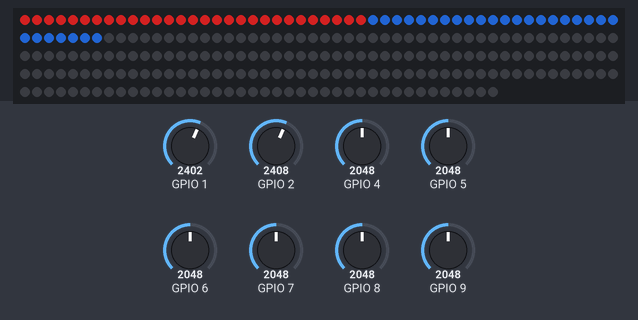
Recording of a sketch running on a simulated ESP32. Shown: 240 RGB LEDs in strip order, left to right, continuing on the next row. Inputs (shaded band) come from the test bench; at power-on: GPIO 1 = 2048, GPIO 2 = 2048, GPIO 4 = 2048, GPIO 5 = 2048, GPIO 6 = 2048, GPIO 7 = 2048, GPIO 8 = 2048, GPIO 9 = 2048. Dim RGB values are drawn brighter than linear; EEPROM starts erased; what the sketch prints to the serial monitor is not drawn.

2.1 s: GPIO 1 set to 2279
4.5 s: GPIO 1 set to 2402
6.1 s: GPIO 2 set to 2298
7.6 s: GPIO 2 set to 2408
Above: at 8.9 s.
9.2 s: GPIO 4 set to 2321
10.7 s: GPIO 4 set to 2380
Timing chart, 0 to 13.2 s (numbered marks = the images above; inputs shaded):
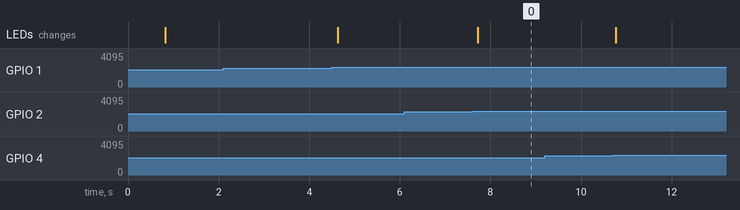

The sketch:

piezo_test.ino
```cpp
#include <octagon_core.h>

// Piezo bring-up diagnostic: reads all eight ADCs directly instead of going
// through the game's readPiezos(), so nothing is filtered out. Every side that
// clears the trigger in a hit window gets reported with its own numbers — which
// is what shows you cross-talk, a weak glue joint, or a dead channel.
//
// Two deliberate differences from the game firmware:
//
//   - TRIGGER_DELTA is far below the game's TAP_DELTA, so weak hits still show
//     up. Each reported side is marked "GAME" if it also cleared TAP_DELTA,
//     i.e. whether the real firmware would have counted that tap.
//   - Baselines are seeded once by octagonBegin() and then left frozen (the
//     slow moving average lives inside readPiezos, which this never calls). A
//     fixed reference keeps the deltas comparable across a session; the idle
//     dump prints the live readings next to it so drift is still visible.
//
// Reading a side rail-to-rail (~4095) with a steady baseline means that pin
// lost its ground return — a floating ADC input, not a threshold problem.
// Re-seed the baselines by resetting the board (`make ping`).

static const uint16_t TRIGGER_DELTA   = 300;   // report threshold; TAP_DELTA is the game's
static const uint16_t HIT_WINDOW_MS   = 120;   // collect peaks this long after the first trip
static const uint16_t LED_HOLD_MS     = 400;   // how long the sides that fired stay lit
static const uint32_t IDLE_DUMP_MS    = 3000;  // baseline/live dump cadence while quiet

uint16_t peakDelta[NUM_SIDES] = {0};
bool     inHit = false;
uint32_t hitStartMs = 0;
uint32_t hitCount = 0;
uint32_t ledsOffAtMs = 0;
uint32_t lastDumpMs = 0;

void reportHit(uint32_t now) {
  hitCount++;

  uint8_t loudest = 0;
  for (uint8_t s = 1; s < NUM_SIDES; s++) {
    if (peakDelta[s] > peakDelta[loudest]) loudest = s;
  }

  Serial.printf("\n--- hit #%lu at %lu ms ---\n", (unsigned long)hitCount, (unsigned long)now);
  FastLED.clear();
  for (uint8_t s = 0; s < NUM_SIDES; s++) {
    if (peakDelta[s] < TRIGGER_DELTA) continue;
    Serial.printf("  side %u  baseline %4u  peak %4u  delta %4u  %-4s%s\n",
                  s, baseline(s), baseline(s) + peakDelta[s], peakDelta[s],
                  peakDelta[s] >= TAP_DELTA ? "GAME" : "weak",
                  s == loudest ? "  <- loudest" : "");
    fillSide(s, PLAYER_COLORS[s]);
  }
  FastLED.show();
  ledsOffAtMs = now + LED_HOLD_MS;
}

void dumpIdle(const uint16_t *live) {
  Serial.print("idle  baseline/live:");
  for (uint8_t s = 0; s < NUM_SIDES; s++) {
    Serial.printf("  %u:%u/%u", s, baseline(s), live[s]);
  }
  Serial.println();
}

void setup() {
  Serial.begin(115200);
  delay(200);
  Serial.println("=== piezo_test: all eight channels, raw ===");

  octagonBegin();

  Serial.printf("Reporting any side over baseline + %u; the game needs + %u.\n",
                TRIGGER_DELTA, TAP_DELTA);
  Serial.println("Tap each side in turn — every channel that trips is listed with its delta.");
  renderOff();
}

void loop() {
  uint32_t now = millis();
  uint16_t live[NUM_SIDES];
  bool tripped = false;

  for (uint8_t s = 0; s < NUM_SIDES; s++) {
    live[s] = analogRead(PIEZO_PINS[s]);
    uint16_t delta = live[s] > baseline(s) ? live[s] - baseline(s) : 0;
    if (delta > peakDelta[s]) peakDelta[s] = delta;
    if (delta >= TRIGGER_DELTA) tripped = true;
  }

  if (inHit) {
    if (now - hitStartMs >= HIT_WINDOW_MS) {
      reportHit(now);
      inHit = false;
      for (uint8_t s = 0; s < NUM_SIDES; s++) peakDelta[s] = 0;
    }
  } else if (tripped) {
    inHit = true;
    hitStartMs = now;  // peaks from this scan carry into the window
  } else {
    for (uint8_t s = 0; s < NUM_SIDES; s++) peakDelta[s] = 0;

    if (now - lastDumpMs >= IDLE_DUMP_MS) {
      lastDumpMs = now;
      dumpIdle(live);
    }
  }

  if (ledsOffAtMs != 0 && now >= ledsOffAtMs) {
    ledsOffAtMs = 0;
    renderOff();
  }

  delay(2);  // faster than the game's 5 ms — piezo ring-down is brief
}
```

Measured:
- after the input at 2.1 s, every drawn part: stays the same
- after the input at 6.1 s, every drawn part: stays the same
- after the input at 7.6 s, the LEDs: change after 0.12 s (image 0)
- after the input at 9.2 s, every drawn part: stays the same
